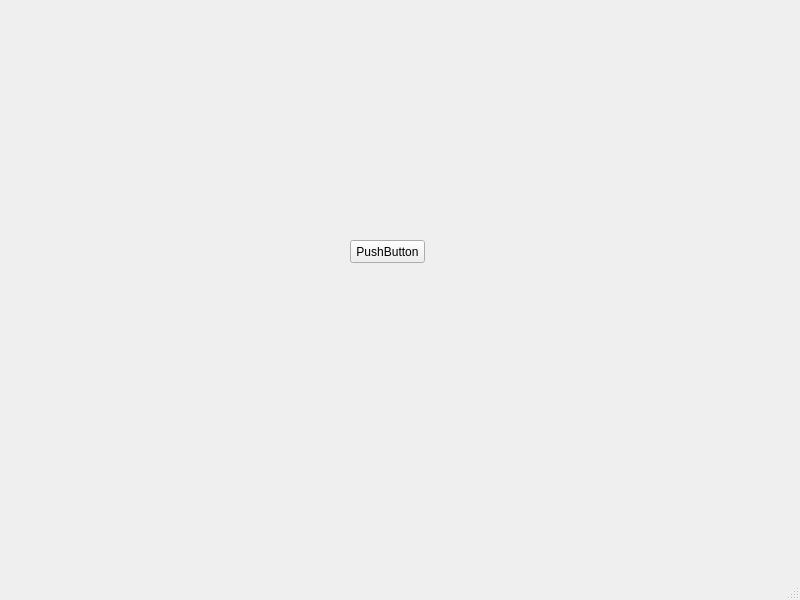
<?xml version="1.0" encoding="UTF-8"?>
<ui version="4.0">
 <class>MainWindow</class>
 <widget class="QMainWindow" name="MainWindow">
  <property name="geometry">
   <rect>
    <x>0</x>
    <y>0</y>
    <width>800</width>
    <height>600</height>
   </rect>
  </property>
  <property name="windowTitle">
   <string>MainWindow</string>
  </property>
  <widget class="QWidget" name="centralwidget">
   <widget class="QPushButton" name="pushButton">
    <property name="geometry">
     <rect>
      <x>350</x>
      <y>240</y>
      <width>75</width>
      <height>23</height>
     </rect>
    </property>
    <property name="text">
     <string>PushButton</string>
    </property>
   </widget>
  </widget>
  <widget class="QMenuBar" name="menubar">
   <property name="geometry">
    <rect>
     <x>0</x>
     <y>0</y>
     <width>800</width>
     <height>21</height>
    </rect>
   </property>
  </widget>
  <widget class="QStatusBar" name="statusbar"/>
 </widget>
 <resources/>
 <connections/>
</ui>
